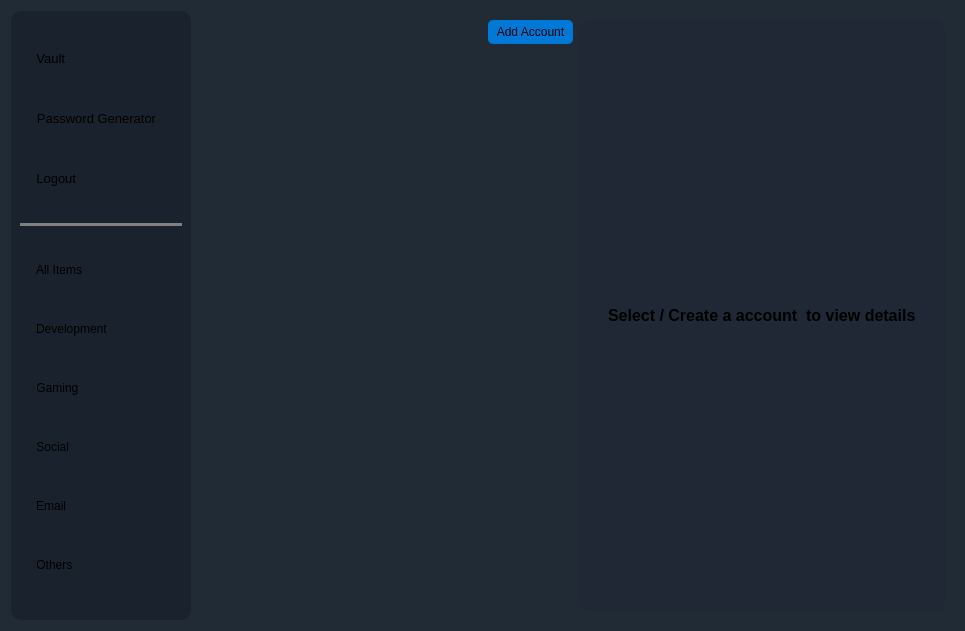
<?xml version="1.0" encoding="UTF-8"?>
<ui version="4.0">
 <class>Dashboard</class>
 <widget class="QWidget" name="Dashboard">
  <property name="geometry">
   <rect>
    <x>0</x>
    <y>0</y>
    <width>965</width>
    <height>631</height>
   </rect>
  </property>
  <property name="windowTitle">
   <string>Form</string>
  </property>
  <property name="styleSheet">
   <string notr="true">background-color: #212b36;
border-radius:5px;</string>
  </property>
  <layout class="QHBoxLayout" name="horizontalLayout_2">
   <item>
    <layout class="QVBoxLayout" name="verticalLayout_2">
     <item>
      <widget class="QFrame" name="frame">
       <property name="font">
        <font>
         <pointsize>10</pointsize>
        </font>
       </property>
       <property name="styleSheet">
        <string notr="true">background-color: #1a222d;
border: 2px;
border-radius:10px;</string>
       </property>
       <property name="frameShape">
        <enum>QFrame::Shape::StyledPanel</enum>
       </property>
       <property name="frameShadow">
        <enum>QFrame::Shadow::Raised</enum>
       </property>
       <layout class="QVBoxLayout" name="verticalLayout_7">
        <item alignment="Qt::AlignmentFlag::AlignLeft">
         <widget class="QPushButton" name="VaultButton">
          <property name="font">
           <font>
            <pointsize>10</pointsize>
           </font>
          </property>
          <property name="styleSheet">
           <string notr="true"> QPushButton {
            background-color: transparent;
            border: none;
            padding: 8px 16px;
            border-radius: 6px;
        }

        QPushButton:hover:!checked {
            background-color: #0078d7;
        }

        QPushButton:checked {
            background-color: #0078d7;
        }

        QPushButton:hover:checked {
            background-color: #aaaaaa;
        }</string>
          </property>
          <property name="text">
           <string>Vault                      </string>
          </property>
          <property name="icon">
           <iconset resource="../../../resources.qrc">
            <normaloff>:/img/images/shield_logo.svg</normaloff>:/img/images/shield_logo.svg</iconset>
          </property>
          <property name="iconSize">
           <size>
            <width>24</width>
            <height>24</height>
           </size>
          </property>
          <property name="checkable">
           <bool>true</bool>
          </property>
          <property name="checked">
           <bool>false</bool>
          </property>
         </widget>
        </item>
        <item alignment="Qt::AlignmentFlag::AlignLeft">
         <widget class="QPushButton" name="passwordGeneratorButton">
          <property name="font">
           <font>
            <pointsize>10</pointsize>
           </font>
          </property>
          <property name="styleSheet">
           <string notr="true"> QPushButton {
            background-color: transparent;
            border: none;
            padding: 8px 16px;
            border-radius: 6px;
        }

        QPushButton:hover:!checked {
            background-color: #0078d7;
        }

        QPushButton:checked {
            background-color: #0078d7;
        }

        QPushButton:hover:checked {
            background-color: #aaaaaa;
        }</string>
          </property>
          <property name="text">
           <string>Password Generator</string>
          </property>
          <property name="icon">
           <iconset resource="../../../resources.qrc">
            <normaloff>:/img/images/key_logo.svg</normaloff>:/img/images/key_logo.svg</iconset>
          </property>
          <property name="iconSize">
           <size>
            <width>24</width>
            <height>24</height>
           </size>
          </property>
          <property name="checkable">
           <bool>true</bool>
          </property>
         </widget>
        </item>
        <item alignment="Qt::AlignmentFlag::AlignLeft">
         <widget class="QPushButton" name="SettingsButton">
          <property name="font">
           <font>
            <pointsize>10</pointsize>
           </font>
          </property>
          <property name="styleSheet">
           <string notr="true"> QPushButton {
            background-color: transparent;
            border: none;
            padding: 8px 16px;
            border-radius: 6px;
        }

        QPushButton:hover:!checked {
            background-color: #0078d7;
        }

        QPushButton:checked {
            background-color: #0078d7;
        }

        QPushButton:hover:checked {
            background-color: #aaaaaa;
        }</string>
          </property>
          <property name="text">
           <string>Logout                   </string>
          </property>
          <property name="icon">
           <iconset resource="../../../resources.qrc">
            <normaloff>:/img/images/logout_logo.svg</normaloff>:/img/images/logout_logo.svg</iconset>
          </property>
          <property name="iconSize">
           <size>
            <width>25</width>
            <height>25</height>
           </size>
          </property>
          <property name="checkable">
           <bool>true</bool>
          </property>
         </widget>
        </item>
        <item>
         <widget class="Line" name="line_2">
          <property name="styleSheet">
           <string notr="true">background-color: grey;
</string>
          </property>
          <property name="orientation">
           <enum>Qt::Orientation::Horizontal</enum>
          </property>
         </widget>
        </item>
        <item alignment="Qt::AlignmentFlag::AlignLeft">
         <widget class="QPushButton" name="allCategoryBtn">
          <property name="styleSheet">
           <string notr="true"> QPushButton {
            background-color: transparent;
            border: none;
            padding: 8px 16px;
            border-radius: 6px;
        }

        QPushButton:hover:!checked {
            background-color: #0078d7;
        }

        QPushButton:checked {
            background-color: #0078d7;
        }

        QPushButton:hover:checked {
            background-color: #aaaaaa;
        }</string>
          </property>
          <property name="text">
           <string>All Items                        </string>
          </property>
          <property name="icon">
           <iconset resource="../../../resources.qrc">
            <normaloff>:/img/images/folder_logo.svg</normaloff>:/img/images/folder_logo.svg</iconset>
          </property>
          <property name="iconSize">
           <size>
            <width>24</width>
            <height>24</height>
           </size>
          </property>
          <property name="checkable">
           <bool>true</bool>
          </property>
         </widget>
        </item>
        <item alignment="Qt::AlignmentFlag::AlignLeft">
         <widget class="QPushButton" name="developmentCategoryBtn">
          <property name="styleSheet">
           <string notr="true"> QPushButton {
            background-color: transparent;
            border: none;
            padding: 8px 16px;
            border-radius: 6px;
        }

        QPushButton:hover:!checked {
            background-color: #0078d7;
        }

        QPushButton:checked {
            background-color: #0078d7;
        }

        QPushButton:hover:checked {
            background-color: #aaaaaa;
        }</string>
          </property>
          <property name="text">
           <string>Development                </string>
          </property>
          <property name="icon">
           <iconset resource="../../../resources.qrc">
            <normaloff>:/img/images/code_logo.svg</normaloff>:/img/images/code_logo.svg</iconset>
          </property>
          <property name="iconSize">
           <size>
            <width>24</width>
            <height>24</height>
           </size>
          </property>
          <property name="checkable">
           <bool>true</bool>
          </property>
         </widget>
        </item>
        <item alignment="Qt::AlignmentFlag::AlignLeft">
         <widget class="QPushButton" name="gamingCategoryBtn">
          <property name="styleSheet">
           <string notr="true"> QPushButton {
            background-color: transparent;
            border: none;
            padding: 8px 16px;
            border-radius: 6px;
        }

        QPushButton:hover:!checked {
            background-color: #0078d7;
        }

        QPushButton:checked {
            background-color: #0078d7;
        }

        QPushButton:hover:checked {
            background-color: #aaaaaa;
        }</string>
          </property>
          <property name="text">
           <string>Gaming                         </string>
          </property>
          <property name="icon">
           <iconset resource="../../../resources.qrc">
            <normaloff>:/img/images/gaming_logo.svg</normaloff>:/img/images/gaming_logo.svg</iconset>
          </property>
          <property name="iconSize">
           <size>
            <width>24</width>
            <height>24</height>
           </size>
          </property>
          <property name="checkable">
           <bool>true</bool>
          </property>
         </widget>
        </item>
        <item alignment="Qt::AlignmentFlag::AlignLeft">
         <widget class="QPushButton" name="socialCategoryBtn">
          <property name="styleSheet">
           <string notr="true"> QPushButton {
            background-color: transparent;
            border: none;
            padding: 8px 16px;
            border-radius: 6px;
        }

        QPushButton:hover:!checked {
            background-color: #0078d7;
        }

        QPushButton:checked {
            background-color: #0078d7;
        }

        QPushButton:hover:checked {
            background-color: #aaaaaa;
        }</string>
          </property>
          <property name="text">
           <string>Social                             </string>
          </property>
          <property name="icon">
           <iconset resource="../../../resources.qrc">
            <normaloff>:/img/images/web_logo.svg</normaloff>:/img/images/web_logo.svg</iconset>
          </property>
          <property name="iconSize">
           <size>
            <width>24</width>
            <height>24</height>
           </size>
          </property>
          <property name="checkable">
           <bool>true</bool>
          </property>
         </widget>
        </item>
        <item alignment="Qt::AlignmentFlag::AlignLeft">
         <widget class="QPushButton" name="EmailCategoryBtn">
          <property name="styleSheet">
           <string notr="true"> QPushButton {
            background-color: transparent;
            border: none;
            padding: 8px 16px;
            border-radius: 6px;
        }

        QPushButton:hover:!checked {
            background-color: #0078d7;
        }

        QPushButton:checked {
            background-color: #0078d7;
        }

        QPushButton:hover:checked {
            background-color: #aaaaaa;
        }</string>
          </property>
          <property name="text">
           <string>Email                              </string>
          </property>
          <property name="icon">
           <iconset resource="../../../resources.qrc">
            <normaloff>:/img/images/email_logo.svg</normaloff>:/img/images/email_logo.svg</iconset>
          </property>
          <property name="iconSize">
           <size>
            <width>24</width>
            <height>24</height>
           </size>
          </property>
          <property name="checkable">
           <bool>true</bool>
          </property>
         </widget>
        </item>
        <item alignment="Qt::AlignmentFlag::AlignLeft">
         <widget class="QPushButton" name="otherCategoryBtn">
          <property name="styleSheet">
           <string notr="true"> QPushButton {
            background-color: transparent;
            border: none;
            padding: 8px 16px;
            border-radius: 6px;
        }

        QPushButton:hover:!checked {
            background-color: #0078d7;
        }

        QPushButton:checked {
            background-color: #0078d7;
        }

        QPushButton:hover:checked {
            background-color: #aaaaaa;
        }</string>
          </property>
          <property name="text">
           <string>Others                            </string>
          </property>
          <property name="icon">
           <iconset resource="../../../resources.qrc">
            <normaloff>:/img/images/others_logo.svg</normaloff>:/img/images/others_logo.svg</iconset>
          </property>
          <property name="iconSize">
           <size>
            <width>24</width>
            <height>24</height>
           </size>
          </property>
          <property name="checkable">
           <bool>true</bool>
          </property>
         </widget>
        </item>
       </layout>
      </widget>
     </item>
    </layout>
   </item>
   <item>
    <widget class="QStackedWidget" name="dashboardPages">
     <property name="currentIndex">
      <number>0</number>
     </property>
     <widget class="QWidget" name="vaultPage">
      <layout class="QHBoxLayout" name="horizontalLayout_3">
       <item>
        <layout class="QVBoxLayout" name="verticalLayout_3">
         <item alignment="Qt::AlignmentFlag::AlignRight|Qt::AlignmentFlag::AlignBottom">
          <widget class="QPushButton" name="addAccountButton">
           <property name="styleSheet">
            <string notr="true"> QPushButton {
            background-color: #0078d7;
            border: none;
            padding: 5px 8px;
            border-radius: 5px;
        }

        QPushButton:hover {
            background-color: #aaaaaa;
        }</string>
           </property>
           <property name="text">
            <string>Add Account</string>
           </property>
           <property name="icon">
            <iconset theme="QIcon::ThemeIcon::ListAdd"/>
           </property>
           <property name="iconSize">
            <size>
             <width>18</width>
             <height>18</height>
            </size>
           </property>
          </widget>
         </item>
         <item>
          <layout class="QHBoxLayout" name="horizontalLayout_4">
           <item>
            <widget class="QListWidget" name="listWidget">
             <property name="styleSheet">
              <string notr="true">border: 2px;
border-radius:10px;</string>
             </property>
             <property name="uniformItemSizes">
              <bool>false</bool>
             </property>
            </widget>
           </item>
          </layout>
         </item>
        </layout>
       </item>
       <item>
        <layout class="QVBoxLayout" name="verticalLayout_4">
         <item>
          <widget class="QFrame" name="frame_3">
           <property name="styleSheet">
            <string notr="true">background-color: #1f2834;
border: 2px;
border-radius:10px;</string>
           </property>
           <property name="frameShape">
            <enum>QFrame::Shape::StyledPanel</enum>
           </property>
           <property name="frameShadow">
            <enum>QFrame::Shadow::Raised</enum>
           </property>
           <layout class="QVBoxLayout" name="verticalLayout_8">
            <item>
             <spacer name="verticalSpacer_14">
              <property name="orientation">
               <enum>Qt::Orientation::Vertical</enum>
              </property>
              <property name="sizeHint" stdset="0">
               <size>
                <width>20</width>
                <height>40</height>
               </size>
              </property>
             </spacer>
            </item>
            <item>
             <widget class="QStackedWidget" name="accountPanel">
              <property name="maximumSize">
               <size>
                <width>16777207</width>
                <height>16777215</height>
               </size>
              </property>
              <property name="font">
               <font>
                <pointsize>11</pointsize>
                <bold>true</bold>
               </font>
              </property>
              <property name="currentIndex">
               <number>0</number>
              </property>
              <widget class="QWidget" name="emptyAccountPage">
               <layout class="QVBoxLayout" name="verticalLayout">
                <item alignment="Qt::AlignmentFlag::AlignHCenter|Qt::AlignmentFlag::AlignVCenter">
                 <widget class="QLabel" name="label">
                  <property name="sizePolicy">
                   <sizepolicy hsizetype="Preferred" vsizetype="Preferred">
                    <horstretch>0</horstretch>
                    <verstretch>0</verstretch>
                   </sizepolicy>
                  </property>
                  <property name="font">
                   <font>
                    <pointsize>12</pointsize>
                    <bold>true</bold>
                   </font>
                  </property>
                  <property name="text">
                   <string>Select / Create a account  to view details</string>
                  </property>
                 </widget>
                </item>
               </layout>
              </widget>
              <widget class="QWidget" name="accountDetailPage">
               <layout class="QVBoxLayout" name="verticalLayout_6">
                <item>
                 <layout class="QHBoxLayout" name="horizontalLayout_5">
                  <item>
                   <widget class="QLabel" name="platformNameText">
                    <property name="font">
                     <font>
                      <pointsize>12</pointsize>
                      <bold>true</bold>
                     </font>
                    </property>
                    <property name="text">
                     <string>PlatformTitle</string>
                    </property>
                   </widget>
                  </item>
                  <item alignment="Qt::AlignmentFlag::AlignRight">
                   <widget class="QPushButton" name="editAccountDetails">
                    <property name="text">
                     <string/>
                    </property>
                    <property name="icon">
                     <iconset resource="../../../resources.qrc">
                      <normaloff>:/img/images/edit_logo.svg</normaloff>:/img/images/edit_logo.svg</iconset>
                    </property>
                    <property name="iconSize">
                     <size>
                      <width>32</width>
                      <height>32</height>
                     </size>
                    </property>
                   </widget>
                  </item>
                 </layout>
                </item>
                <item>
                 <widget class="Line" name="line">
                  <property name="orientation">
                   <enum>Qt::Orientation::Horizontal</enum>
                  </property>
                 </widget>
                </item>
                <item alignment="Qt::AlignmentFlag::AlignBottom">
                 <widget class="QLabel" name="emailLabel">
                  <property name="font">
                   <font>
                    <pointsize>12</pointsize>
                    <bold>true</bold>
                   </font>
                  </property>
                  <property name="text">
                   <string>Email</string>
                  </property>
                 </widget>
                </item>
                <item alignment="Qt::AlignmentFlag::AlignTop">
                 <widget class="QLabel" name="platformEmailText">
                  <property name="font">
                   <font>
                    <pointsize>11</pointsize>
                   </font>
                  </property>
                  <property name="text">
                   <string>TextLabel</string>
                  </property>
                 </widget>
                </item>
                <item alignment="Qt::AlignmentFlag::AlignBottom">
                 <widget class="QLabel" name="passwordLabel">
                  <property name="font">
                   <font>
                    <pointsize>12</pointsize>
                    <bold>true</bold>
                   </font>
                  </property>
                  <property name="text">
                   <string>Password</string>
                  </property>
                 </widget>
                </item>
                <item>
                 <layout class="QHBoxLayout" name="horizontalLayout">
                  <item>
                   <widget class="QLabel" name="platformPasswordText">
                    <property name="font">
                     <font>
                      <pointsize>11</pointsize>
                     </font>
                    </property>
                    <property name="text">
                     <string>TextLabel</string>
                    </property>
                   </widget>
                  </item>
                  <item alignment="Qt::AlignmentFlag::AlignRight">
                   <widget class="QPushButton" name="pushButton">
                    <property name="text">
                     <string>Copy</string>
                    </property>
                    <property name="icon">
                     <iconset resource="../../../resources.qrc">
                      <normaloff>:/img/images/copy_logo.svg</normaloff>:/img/images/copy_logo.svg</iconset>
                    </property>
                    <property name="iconSize">
                     <size>
                      <width>20</width>
                      <height>20</height>
                     </size>
                    </property>
                   </widget>
                  </item>
                 </layout>
                </item>
                <item alignment="Qt::AlignmentFlag::AlignBottom">
                 <widget class="QLabel" name="categoryLabel">
                  <property name="font">
                   <font>
                    <pointsize>12</pointsize>
                    <bold>true</bold>
                   </font>
                  </property>
                  <property name="text">
                   <string>Category</string>
                  </property>
                 </widget>
                </item>
                <item alignment="Qt::AlignmentFlag::AlignTop">
                 <widget class="QLabel" name="platformCategoryText">
                  <property name="font">
                   <font>
                    <pointsize>11</pointsize>
                   </font>
                  </property>
                  <property name="text">
                   <string>TextLabel</string>
                  </property>
                 </widget>
                </item>
                <item alignment="Qt::AlignmentFlag::AlignHCenter">
                 <widget class="QPushButton" name="deleteAccountBtn">
                  <property name="font">
                   <font>
                    <pointsize>14</pointsize>
                   </font>
                  </property>
                  <property name="styleSheet">
                   <string notr="true"> QPushButton {
            background-color: #0078d7;
            border: none;
            padding: 5px 8px;
            border-radius: 5px;
        }

        QPushButton:hover {
            background-color: red;
        }</string>
                  </property>
                  <property name="text">
                   <string>Delete account</string>
                  </property>
                  <property name="icon">
                   <iconset resource="../../../resources.qrc">
                    <normaloff>:/img/images/delete_logo.svg</normaloff>:/img/images/delete_logo.svg</iconset>
                  </property>
                  <property name="iconSize">
                   <size>
                    <width>26</width>
                    <height>26</height>
                   </size>
                  </property>
                 </widget>
                </item>
                <item>
                 <spacer name="verticalSpacer_7">
                  <property name="orientation">
                   <enum>Qt::Orientation::Vertical</enum>
                  </property>
                  <property name="sizeType">
                   <enum>QSizePolicy::Policy::Preferred</enum>
                  </property>
                  <property name="sizeHint" stdset="0">
                   <size>
                    <width>20</width>
                    <height>40</height>
                   </size>
                  </property>
                 </spacer>
                </item>
               </layout>
              </widget>
              <widget class="QWidget" name="createAccountPage">
               <layout class="QVBoxLayout" name="verticalLayout_5">
                <item>
                 <spacer name="verticalSpacer_3">
                  <property name="orientation">
                   <enum>Qt::Orientation::Vertical</enum>
                  </property>
                  <property name="sizeHint" stdset="0">
                   <size>
                    <width>20</width>
                    <height>40</height>
                   </size>
                  </property>
                 </spacer>
                </item>
                <item alignment="Qt::AlignmentFlag::AlignHCenter">
                 <widget class="QLabel" name="label_6">
                  <property name="font">
                   <font>
                    <pointsize>14</pointsize>
                    <bold>true</bold>
                   </font>
                  </property>
                  <property name="text">
                   <string>Create A Platform Account</string>
                  </property>
                 </widget>
                </item>
                <item>
                 <spacer name="verticalSpacer_6">
                  <property name="orientation">
                   <enum>Qt::Orientation::Vertical</enum>
                  </property>
                  <property name="sizeHint" stdset="0">
                   <size>
                    <width>20</width>
                    <height>40</height>
                   </size>
                  </property>
                 </spacer>
                </item>
                <item alignment="Qt::AlignmentFlag::AlignLeft|Qt::AlignmentFlag::AlignBottom">
                 <widget class="QLabel" name="accountTitleLabel">
                  <property name="font">
                   <font>
                    <pointsize>12</pointsize>
                    <bold>true</bold>
                   </font>
                  </property>
                  <property name="text">
                   <string>Platform Name</string>
                  </property>
                 </widget>
                </item>
                <item>
                 <widget class="QLineEdit" name="platformNameInput">
                  <property name="styleSheet">
                   <string notr="true">border: 2px solid #2f3e53;;
border-radius: 0px;
padding: 3px;
</string>
                  </property>
                  <property name="text">
                   <string/>
                  </property>
                 </widget>
                </item>
                <item>
                 <spacer name="verticalSpacer_2">
                  <property name="orientation">
                   <enum>Qt::Orientation::Vertical</enum>
                  </property>
                  <property name="sizeHint" stdset="0">
                   <size>
                    <width>20</width>
                    <height>40</height>
                   </size>
                  </property>
                 </spacer>
                </item>
                <item alignment="Qt::AlignmentFlag::AlignBottom">
                 <widget class="QLabel" name="PlatformEmailLabel">
                  <property name="font">
                   <font>
                    <pointsize>12</pointsize>
                    <bold>true</bold>
                   </font>
                  </property>
                  <property name="text">
                   <string>Platform Email</string>
                  </property>
                 </widget>
                </item>
                <item>
                 <widget class="QLineEdit" name="platformEmailInput">
                  <property name="styleSheet">
                   <string notr="true">border: 2px solid #2f3e53;;
border-radius: 0px;
padding: 3px;
</string>
                  </property>
                  <property name="text">
                   <string/>
                  </property>
                 </widget>
                </item>
                <item>
                 <spacer name="verticalSpacer_4">
                  <property name="orientation">
                   <enum>Qt::Orientation::Vertical</enum>
                  </property>
                  <property name="sizeHint" stdset="0">
                   <size>
                    <width>20</width>
                    <height>40</height>
                   </size>
                  </property>
                 </spacer>
                </item>
                <item alignment="Qt::AlignmentFlag::AlignBottom">
                 <widget class="QLabel" name="PlatformPasswordLabel">
                  <property name="font">
                   <font>
                    <pointsize>12</pointsize>
                    <bold>true</bold>
                   </font>
                  </property>
                  <property name="text">
                   <string>Platform Password</string>
                  </property>
                 </widget>
                </item>
                <item>
                 <layout class="QHBoxLayout" name="horizontalLayout_10">
                  <property name="spacing">
                   <number>3</number>
                  </property>
                  <property name="bottomMargin">
                   <number>83</number>
                  </property>
                  <item>
                   <widget class="QLineEdit" name="platformPasswordInput">
                    <property name="styleSheet">
                     <string notr="true">border: 2px solid #2f3e53;;
border-radius: 0px;
padding: 3px;
</string>
                    </property>
                   </widget>
                  </item>
                  <item>
                   <widget class="QPushButton" name="autoGenerateButton">
                    <property name="text">
                     <string/>
                    </property>
                    <property name="icon">
                     <iconset resource="../../../resources.qrc">
                      <normaloff>:/img/images/key_logo.svg</normaloff>:/img/images/key_logo.svg</iconset>
                    </property>
                    <property name="iconSize">
                     <size>
                      <width>20</width>
                      <height>20</height>
                     </size>
                    </property>
                   </widget>
                  </item>
                 </layout>
                </item>
                <item>
                 <widget class="QComboBox" name="categorySelection">
                  <property name="font">
                   <font>
                    <pointsize>12</pointsize>
                    <bold>false</bold>
                   </font>
                  </property>
                  <property name="styleSheet">
                   <string notr="true">border: 2px solid #2f3e53;;
border-radius: 0px;
padding: 3px;
</string>
                  </property>
                  <item>
                   <property name="text">
                    <string>Development</string>
                   </property>
                  </item>
                  <item>
                   <property name="text">
                    <string>Gaming</string>
                   </property>
                  </item>
                  <item>
                   <property name="text">
                    <string>Social</string>
                   </property>
                  </item>
                  <item>
                   <property name="text">
                    <string>Email</string>
                   </property>
                  </item>
                  <item>
                   <property name="text">
                    <string>Other</string>
                   </property>
                  </item>
                 </widget>
                </item>
                <item>
                 <spacer name="verticalSpacer_5">
                  <property name="orientation">
                   <enum>Qt::Orientation::Vertical</enum>
                  </property>
                  <property name="sizeHint" stdset="0">
                   <size>
                    <width>20</width>
                    <height>40</height>
                   </size>
                  </property>
                 </spacer>
                </item>
                <item>
                 <widget class="QPushButton" name="addNewAccountBtn">
                  <property name="font">
                   <font>
                    <pointsize>12</pointsize>
                    <bold>true</bold>
                   </font>
                  </property>
                  <property name="styleSheet">
                   <string notr="true"> QPushButton {
        background-color: #0078d7; 
        border: none;
        padding: 8px 16px;
        border-radius: 6px;
		margin: 5px;
    }
    QPushButton:hover {
        background-color: #3399ff;  
    }
    QPushButton:pressed {
        background-color: #005a9e;  
    }</string>
                  </property>
                  <property name="text">
                   <string>Add Account</string>
                  </property>
                 </widget>
                </item>
                <item>
                 <spacer name="verticalSpacer">
                  <property name="orientation">
                   <enum>Qt::Orientation::Vertical</enum>
                  </property>
                  <property name="sizeHint" stdset="0">
                   <size>
                    <width>20</width>
                    <height>40</height>
                   </size>
                  </property>
                 </spacer>
                </item>
               </layout>
              </widget>
              <widget class="QWidget" name="editAccountPanel">
               <layout class="QVBoxLayout" name="verticalLayout_9">
                <item alignment="Qt::AlignmentFlag::AlignHCenter">
                 <widget class="QLabel" name="editAccountTitle">
                  <property name="font">
                   <font>
                    <pointsize>12</pointsize>
                    <bold>true</bold>
                   </font>
                  </property>
                  <property name="text">
                   <string>Edit Platform Account</string>
                  </property>
                 </widget>
                </item>
                <item>
                 <spacer name="verticalSpacer_13">
                  <property name="orientation">
                   <enum>Qt::Orientation::Vertical</enum>
                  </property>
                  <property name="sizeHint" stdset="0">
                   <size>
                    <width>20</width>
                    <height>40</height>
                   </size>
                  </property>
                 </spacer>
                </item>
                <item alignment="Qt::AlignmentFlag::AlignBottom">
                 <widget class="QLabel" name="label_5">
                  <property name="font">
                   <font>
                    <pointsize>12</pointsize>
                    <bold>true</bold>
                   </font>
                  </property>
                  <property name="text">
                   <string>Platform Name</string>
                  </property>
                 </widget>
                </item>
                <item>
                 <widget class="QLineEdit" name="editPlatformName">
                  <property name="styleSheet">
                   <string notr="true">border: 2px solid #2f3e53;;
border-radius: 8px;
padding: 3px;

</string>
                  </property>
                 </widget>
                </item>
                <item>
                 <spacer name="verticalSpacer_12">
                  <property name="orientation">
                   <enum>Qt::Orientation::Vertical</enum>
                  </property>
                  <property name="sizeHint" stdset="0">
                   <size>
                    <width>20</width>
                    <height>40</height>
                   </size>
                  </property>
                 </spacer>
                </item>
                <item alignment="Qt::AlignmentFlag::AlignBottom">
                 <widget class="QLabel" name="label_2">
                  <property name="font">
                   <font>
                    <pointsize>12</pointsize>
                    <bold>true</bold>
                   </font>
                  </property>
                  <property name="text">
                   <string>Email</string>
                  </property>
                 </widget>
                </item>
                <item>
                 <widget class="QLineEdit" name="editEmailInput">
                  <property name="font">
                   <font>
                    <pointsize>11</pointsize>
                   </font>
                  </property>
                  <property name="styleSheet">
                   <string notr="true">border: 2px solid #2f3e53;;
border-radius: 8px;
padding: 3px;

</string>
                  </property>
                 </widget>
                </item>
                <item>
                 <spacer name="verticalSpacer_11">
                  <property name="orientation">
                   <enum>Qt::Orientation::Vertical</enum>
                  </property>
                  <property name="sizeHint" stdset="0">
                   <size>
                    <width>20</width>
                    <height>40</height>
                   </size>
                  </property>
                 </spacer>
                </item>
                <item alignment="Qt::AlignmentFlag::AlignBottom">
                 <widget class="QLabel" name="label_3">
                  <property name="font">
                   <font>
                    <pointsize>12</pointsize>
                    <bold>true</bold>
                   </font>
                  </property>
                  <property name="text">
                   <string>Password</string>
                  </property>
                 </widget>
                </item>
                <item>
                 <layout class="QHBoxLayout" name="horizontalLayout_7">
                  <item alignment="Qt::AlignmentFlag::AlignTop">
                   <widget class="QLineEdit" name="editPasswordInput">
                    <property name="font">
                     <font>
                      <pointsize>11</pointsize>
                     </font>
                    </property>
                    <property name="styleSheet">
                     <string notr="true">border: 2px solid #2f3e53;;
border-radius: 8px;
padding: 3px;

</string>
                    </property>
                   </widget>
                  </item>
                  <item alignment="Qt::AlignmentFlag::AlignTop">
                   <widget class="QPushButton" name="generatePasswordBtn">
                    <property name="styleSheet">
                     <string notr="true">border: 1px solid #2f3e53;;
border-radius: 8px;
padding: 2px;

</string>
                    </property>
                    <property name="text">
                     <string>Generate</string>
                    </property>
                    <property name="icon">
                     <iconset resource="../../../resources.qrc">
                      <normaloff>:/img/images/restart_logo.svg</normaloff>:/img/images/restart_logo.svg</iconset>
                    </property>
                    <property name="iconSize">
                     <size>
                      <width>24</width>
                      <height>24</height>
                     </size>
                    </property>
                   </widget>
                  </item>
                 </layout>
                </item>
                <item>
                 <spacer name="verticalSpacer_10">
                  <property name="orientation">
                   <enum>Qt::Orientation::Vertical</enum>
                  </property>
                  <property name="sizeHint" stdset="0">
                   <size>
                    <width>20</width>
                    <height>40</height>
                   </size>
                  </property>
                 </spacer>
                </item>
                <item alignment="Qt::AlignmentFlag::AlignBottom">
                 <widget class="QLabel" name="label_4">
                  <property name="font">
                   <font>
                    <pointsize>12</pointsize>
                    <bold>true</bold>
                   </font>
                  </property>
                  <property name="text">
                   <string>Category</string>
                  </property>
                 </widget>
                </item>
                <item>
                 <widget class="QComboBox" name="editCategoryCombo">
                  <property name="font">
                   <font>
                    <pointsize>11</pointsize>
                   </font>
                  </property>
                  <property name="styleSheet">
                   <string notr="true">border: 2px solid #2f3e53;;
border-radius: 8px;
padding: 3px;

</string>
                  </property>
                  <item>
                   <property name="text">
                    <string>Development</string>
                   </property>
                  </item>
                  <item>
                   <property name="text">
                    <string>Gaming</string>
                   </property>
                  </item>
                  <item>
                   <property name="text">
                    <string>Social</string>
                   </property>
                  </item>
                  <item>
                   <property name="text">
                    <string>Email</string>
                   </property>
                  </item>
                  <item>
                   <property name="text">
                    <string>Other</string>
                   </property>
                  </item>
                 </widget>
                </item>
                <item>
                 <spacer name="verticalSpacer_9">
                  <property name="orientation">
                   <enum>Qt::Orientation::Vertical</enum>
                  </property>
                  <property name="sizeHint" stdset="0">
                   <size>
                    <width>20</width>
                    <height>40</height>
                   </size>
                  </property>
                 </spacer>
                </item>
                <item>
                 <layout class="QHBoxLayout" name="horizontalLayout_6">
                  <item>
                   <widget class="QPushButton" name="cancelEditBtn">
                    <property name="font">
                     <font>
                      <pointsize>12</pointsize>
                     </font>
                    </property>
                    <property name="styleSheet">
                     <string notr="true"> QPushButton {
            background-color: #0078d7;
            border: none;
            padding: 5px 8px;
            border-radius: 5px;
        }

        QPushButton:hover {
            background-color: red;
        }</string>
                    </property>
                    <property name="text">
                     <string>Cancel</string>
                    </property>
                    <property name="icon">
                     <iconset resource="../../../resources.qrc">
                      <normaloff>:/img/images/cancel_logo.svg</normaloff>:/img/images/cancel_logo.svg</iconset>
                    </property>
                    <property name="iconSize">
                     <size>
                      <width>20</width>
                      <height>20</height>
                     </size>
                    </property>
                   </widget>
                  </item>
                  <item>
                   <widget class="QPushButton" name="saveEditBtn">
                    <property name="font">
                     <font>
                      <pointsize>12</pointsize>
                     </font>
                    </property>
                    <property name="styleSheet">
                     <string notr="true"> QPushButton {
            background-color: #0078d7;
            border: none;
            padding: 5px 8px;
            border-radius: 5px;
        }</string>
                    </property>
                    <property name="text">
                     <string>Save</string>
                    </property>
                    <property name="icon">
                     <iconset resource="../../../resources.qrc">
                      <normaloff>:/img/images/save_logo.svg</normaloff>:/img/images/save_logo.svg</iconset>
                    </property>
                    <property name="iconSize">
                     <size>
                      <width>20</width>
                      <height>20</height>
                     </size>
                    </property>
                   </widget>
                  </item>
                 </layout>
                </item>
                <item>
                 <spacer name="verticalSpacer_8">
                  <property name="orientation">
                   <enum>Qt::Orientation::Vertical</enum>
                  </property>
                  <property name="sizeHint" stdset="0">
                   <size>
                    <width>20</width>
                    <height>40</height>
                   </size>
                  </property>
                 </spacer>
                </item>
               </layout>
              </widget>
             </widget>
            </item>
           </layout>
          </widget>
         </item>
        </layout>
       </item>
      </layout>
     </widget>
    </widget>
   </item>
  </layout>
 </widget>
 <resources>
  <include location="../../../resources.qrc"/>
 </resources>
 <connections/>
</ui>
